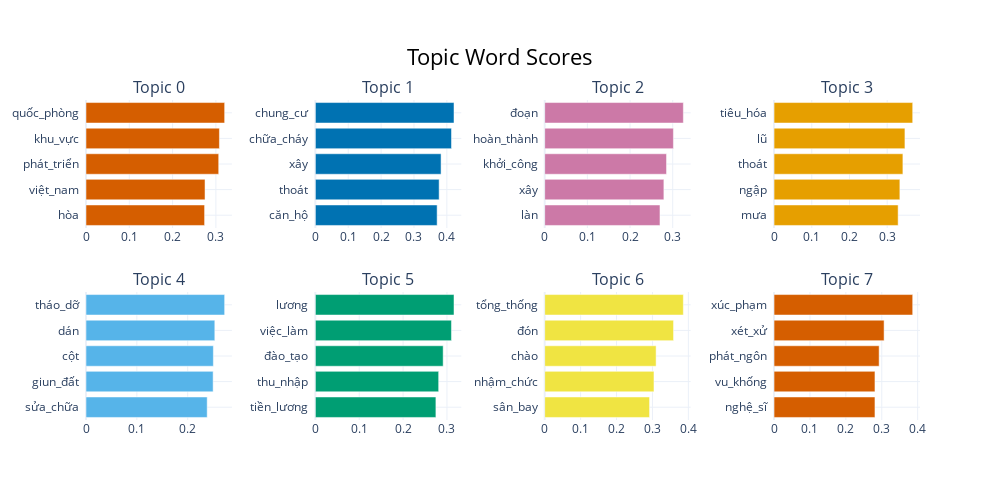

Notebook code cell kept with this figure:
### Markdown cell above
### Visualize Terms
- Chúng ta có thể trực quan hóa các từ được chọn cho một số chủ đề bằng cách tạo biểu đồ cột từ điểm c-TF-IDF cho mỗi biểu đồ đại diện chủ đề. Có thể thu thập thông tin từ các điểm c-TF-IDF tương đối giữa các chủ đề và bên trong chúng. Hơn nữa, bạn có thể dễ dàng so sánh các biểu đồ đại diện chủ đề với nhau. Để trực quan hóa cấu trúc này, hãy chạy đoạn mã sau:

### Code cell
topic_model.visualize_barchart()

### Figure 1 — Plotly figure (JSON) as saved in the notebook; plotly's stock layout.template omitted (floating-point values rounded to 4 significant figures)
{"data": [{"marker": {"color": "#D55E00"}, "orientation": "h", "type": "bar", "x": [0.2739, 0.2749, 0.3065, 0.3081, 0.3202], "xaxis": "x", "y": ["hòa  ", "việt_nam  ", "phát_triển  ", "khu_vực  ", "quốc_phòng  "], "yaxis": "y"}, {"marker": {"color": "#0072B2"}, "orientation": "h", "type": "bar", "x": [0.3704, 0.3765, 0.3824, 0.4141, 0.4217], "xaxis": "x2", "y": ["căn_hộ  ", "thoát  ", "xây  ", "chữa_cháy  ", "chung_cư  "], "yaxis": "y2"}, {"marker": {"color": "#CC79A7"}, "orientation": "h", "type": "bar", "x": [0.2701, 0.2793, 0.2855, 0.3016, 0.3249], "xaxis": "x3", "y": ["làn  ", "xây  ", "khởi_công  ", "hoàn_thành  ", "đoạn  "], "yaxis": "y3"}, {"marker": {"color": "#E69F00"}, "orientation": "h", "type": "bar", "x": [0.3291, 0.3336, 0.3417, 0.3471, 0.3677], "xaxis": "x4", "y": ["mưa  ", "ngập  ", "thoát  ", "lũ  ", "tiêu_hóa  "], "yaxis": "y4"}, {"marker": {"color": "#56B4E9"}, "orientation": "h", "type": "bar", "x": [0.2383, 0.25, 0.2505, 0.2533, 0.2727], "xaxis": "x5", "y": ["sửa_chữa  ", "giun_đất  ", "cột  ", "dán  ", "tháo_dỡ  "], "yaxis": "y5"}, {"marker": {"color": "#009E73"}, "orientation": "h", "type": "bar", "x": [0.2747, 0.281, 0.2913, 0.3102, 0.316], "xaxis": "x6", "y": ["tiền_lương  ", "thu_nhập  ", "đào_tạo  ", "việc_làm  ", "lương  "], "yaxis": "y6"}, {"marker": {"color": "#F0E442"}, "orientation": "h", "type": "bar", "x": [0.292, 0.3043, 0.3102, 0.3588, 0.3861], "xaxis": "x7", "y": ["sân_bay  ", "nhậm_chức  ", "chào  ", "đón  ", "tổng_thống  "], "yaxis": "y7"}, {"marker": {"color": "#D55E00"}, "orientation": "h", "type": "bar", "x": [0.281, 0.2811, 0.2927, 0.3065, 0.3862], "xaxis": "x8", "y": ["nghệ_sĩ  ", "vu_khống  ", "phát_ngôn  ", "xét_xử  ", "xúc_phạm  "], "yaxis": "y8"}], "layout": {"annotations": [{"font": {"size": 16}, "showarrow": false, "text": "Topic 0", "x": 0.0875, "xanchor": "center", "xref": "paper", "y": 1, "yanchor": "bottom", "yref": "paper"}, {"font": {"size": 16}, "showarrow": false, "text": "Topic 1", "x": 0.3625, "xanchor": "center", "xref": "paper", "y": 1, "yanchor": "bottom", "yref": "paper"}, {"font": {"size": 16}, "showarrow": false, "text": "Topic 2", "x": 0.6375, "xanchor": "center", "xref": "paper", "y": 1, "yanchor": "bottom", "yref": "paper"}, {"font": {"size": 16}, "showarrow": false, "text": "Topic 3", "x": 0.9125, "xanchor": "center", "xref": "paper", "y": 1, "yanchor": "bottom", "yref": "paper"}, {"font": {"size": 16}, "showarrow": false, "text": "Topic 4", "x": 0.0875, "xanchor": "center", "xref": "paper", "y": 0.4, "yanchor": "bottom", "yref": "paper"}, {"font": {"size": 16}, "showarrow": false, "text": "Topic 5", "x": 0.3625, "xanchor": "center", "xref": "paper", "y": 0.4, "yanchor": "bottom", "yref": "paper"}, {"font": {"size": 16}, "showarrow": false, "text": "Topic 6", "x": 0.6375, "xanchor": "center", "xref": "paper", "y": 0.4, "yanchor": "bottom", "yref": "paper"}, {"font": {"size": 16}, "showarrow": false, "text": "Topic 7", "x": 0.9125, "xanchor": "center", "xref": "paper", "y": 0.4, "yanchor": "bottom", "yref": "paper"}], "height": 500, "hoverlabel": {"bgcolor": "white", "font": {"family": "Rockwell", "size": 16}}, "showlegend": false, "title": {"font": {"color": "Black", "size": 22}, "text": "Topic Word Scores", "x": 0.5, "xanchor": "center", "yanchor": "top"}, "width": 1000, "xaxis": {"anchor": "y", "domain": [0, 0.175], "showgrid": true}, "xaxis2": {"anchor": "y2", "domain": [0.275, 0.45], "showgrid": true}, "xaxis3": {"anchor": "y3", "domain": [0.55, 0.725], "showgrid": true}, "xaxis4": {"anchor": "y4", "domain": [0.825, 1], "showgrid": true}, "xaxis5": {"anchor": "y5", "domain": [0, 0.175], "showgrid": true}, "xaxis6": {"anchor": "y6", "domain": [0.275, 0.45], "showgrid": true}, "xaxis7": {"anchor": "y7", "domain": [0.55, 0.725], "showgrid": true}, "xaxis8": {"anchor": "y8", "domain": [0.825, 1], "showgrid": true}, "yaxis": {"anchor": "x", "domain": [0.6, 1], "showgrid": true}, "yaxis2": {"anchor": "x2", "domain": [0.6, 1], "showgrid": true}, "yaxis3": {"anchor": "x3", "domain": [0.6, 1], "showgrid": true}, "yaxis4": {"anchor": "x4", "domain": [0.6, 1], "showgrid": true}, "yaxis5": {"anchor": "x5", "domain": [0, 0.4], "showgrid": true}, "yaxis6": {"anchor": "x6", "domain": [0, 0.4], "showgrid": true}, "yaxis7": {"anchor": "x7", "domain": [0, 0.4], "showgrid": true}, "yaxis8": {"anchor": "x8", "domain": [0, 0.4], "showgrid": true}}}
